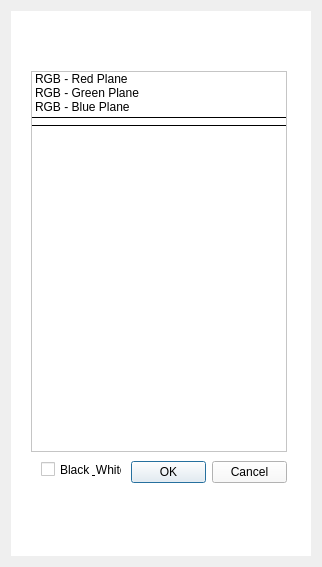
<?xml version="1.0" encoding="UTF-8"?>
<ui version="4.0">
 <class>Dialog</class>
 <widget class="QDialog" name="Dialog">
  <property name="geometry">
   <rect>
    <x>0</x>
    <y>0</y>
    <width>322</width>
    <height>567</height>
   </rect>
  </property>
  <property name="windowTitle">
   <string>Dialog</string>
  </property>
  <layout class="QHBoxLayout" name="horizontalLayout">
   <item>
    <widget class="QWidget" name="Contendor" native="true">
     <property name="styleSheet">
      <string notr="true">background-color: rgb(255, 255, 255);</string>
     </property>
     <widget class="QListWidget" name="extraction_list">
      <property name="geometry">
       <rect>
        <x>20</x>
        <y>60</y>
        <width>256</width>
        <height>381</height>
       </rect>
      </property>
      <item>
       <property name="text">
        <string>RGB - Red Plane</string>
       </property>
      </item>
      <item>
       <property name="text">
        <string>RGB - Green Plane</string>
       </property>
      </item>
      <item>
       <property name="text">
        <string>RGB - Blue Plane</string>
       </property>
      </item>
      <item>
       <property name="text">
        <string/>
       </property>
       <property name="background">
        <brush brushstyle="HorPattern">
         <color alpha="255">
          <red>0</red>
          <green>0</green>
          <blue>0</blue>
         </color>
        </brush>
       </property>
       <property name="flags">
        <set>NoItemFlags</set>
       </property>
      </item>
     </widget>
     <widget class="QDialogButtonBox" name="buttonBox">
      <property name="geometry">
       <rect>
        <x>120</x>
        <y>450</y>
        <width>156</width>
        <height>23</height>
       </rect>
      </property>
      <property name="cursor">
       <cursorShape>PointingHandCursor</cursorShape>
      </property>
      <property name="autoFillBackground">
       <bool>false</bool>
      </property>
      <property name="styleSheet">
       <string notr="true">background-color: rgb(249, 249, 249);</string>
      </property>
      <property name="orientation">
       <enum>Qt::Horizontal</enum>
      </property>
      <property name="standardButtons">
       <set>QDialogButtonBox::Cancel|QDialogButtonBox::Ok</set>
      </property>
      <property name="centerButtons">
       <bool>false</bool>
      </property>
     </widget>
     <widget class="QCheckBox" name="blackAndWhite">
      <property name="geometry">
       <rect>
        <x>30</x>
        <y>450</y>
        <width>81</width>
        <height>17</height>
       </rect>
      </property>
      <property name="text">
       <string>Black &amp; White</string>
      </property>
     </widget>
    </widget>
   </item>
  </layout>
 </widget>
 <resources/>
 <connections/>
</ui>
